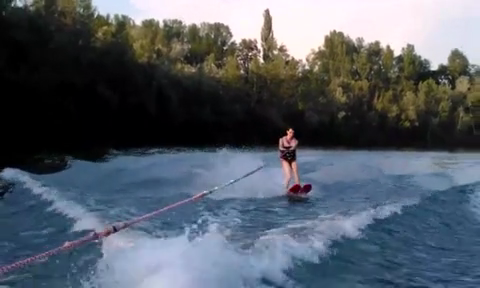
#> input picture frame 18 of scripts/example.avi, 480 x 288 px
$ python video_stab_mark2.py
#> lines starting #> are read from the running program, lines starting #| are printed output that depends on the picture
import cv2
import numpy as np
import pandas as pd

# filename = 'videos/D-1/DJI_0003.mp4'
filename = 'videos/D-1/example.avi'
smoothing_radius = 30

# Step 1 - Get previous to current frame transformation (dx, dy, da) for all frames
cap = cv2.VideoCapture(filename)
success, prev = cap.read()
#> prev is the input picture: shape (288, 480, 3); mean B, G, R 102.2, 92.3, 84.4
if not success:
    raise Exception('No frames found!')
prev_gray = cv2.cvtColor(prev, cv2.COLOR_BGR2GRAY)
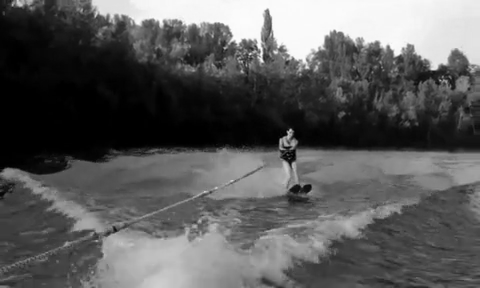
#> prev_gray: shape (288, 480); min 0, max 252, mean 91.1
last_transform = None
dx, dy, da = [], [], []
frames = 0
height = prev.shape[0]
#> height = 288
width = prev.shape[1]
#> width = 480
print(height)
#| 288
while (cap.isOpened()):
    success, cur = cap.read()
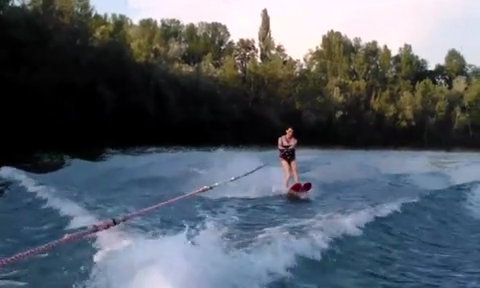
#> input picture frame 19 of scripts/example.avi, 480 x 288 px
#> cur is the input picture: shape (288, 480, 3); mean B, G, R 103.2, 93.3, 85.5
    print(success)
#| True
    if not success:
        break
    cur_gray = cv2.cvtColor(cur, cv2.COLOR_BGR2GRAY)
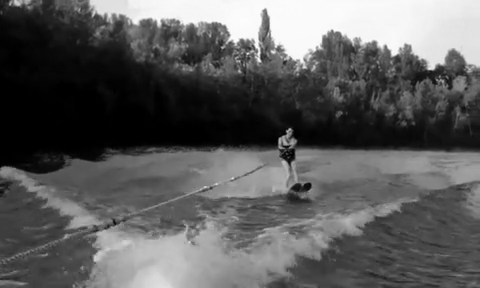
#> cur_gray: shape (288, 480); min 0, max 253, mean 92.1
    prev_corner = cv2.goodFeaturesToTrack(prev_gray, 200, 0.01, 30)
#> prev_corner = 66 rows, first 8: [290, 129], [249, 54], [334, 30], [267, 9], [12, 5], [292, 57], [98, 14], [394, 56]
    cur_corner, status, err = cv2.calcOpticalFlowPyrLK(prev_gray, cur_gray, prev_corner, np.array([]))
#> cur_corner = 66 rows, first 8: [289.1, 128.2], [246.5, 53.65], [331.5, 29.74], [264.7, 8.78], [9.47, 4.25], [289.6, 56.87], [95.63, 13.37], [391.3, 55.9]; status = 66 values, max 1 at index 0, min 0 at index 30, mean 0.985; err = 66 values, max 17.2 at index 12, min 0.00855 at index 30, mean 4.75
    prev_corner = [c for c, s in zip(prev_corner, status) if s[0]]
#> prev_corner = 65 items, first 6: [[290, 129]], [[249, 54]], [[334, 30]], [[267, 9]], [[12, 5]], [[292, 57]]
    cur_corner = [c for c, s in zip(cur_corner, status) if s[0]]
#> cur_corner = 65 items, first 6: [[289.1, 128.2]], [[246.5, 53.65]], [[331.5, 29.74]], [[264.7, 8.78]], [[9.47, 4.25]], [[289.6, 56.87]]
#> (the run stopped early here; a loop or call above may not have finished)

$ run again, starting later in the video
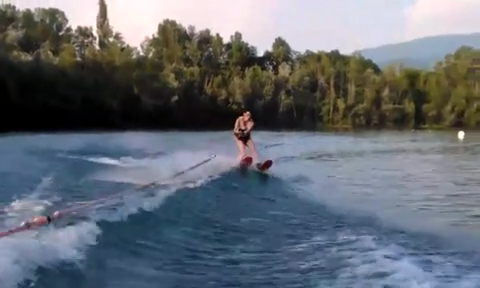
#> input picture frame 81 of scripts/example.avi, 480 x 288 px
#> prev is the input picture: shape (288, 480, 3); mean B, G, R 116.3, 107.6, 101.5
#| 288
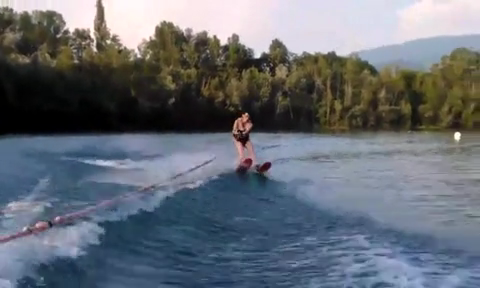
#> input picture frame 82 of scripts/example.avi, 480 x 288 px
#> cur is the input picture: shape (288, 480, 3); mean B, G, R 116.9, 108.6, 102.5
#| True
#> `cur_gray = cv2.cvtColor(cur, cv2.COLOR_BGR2GRAY)`:
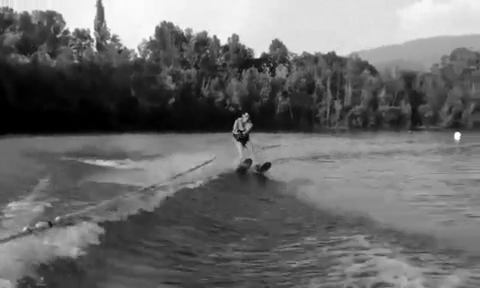
#> cur_gray: shape (288, 480); min 0, max 253, mean 107.6
#> `prev_corner = cv2.goodFeaturesToTrack(prev_gray, 200, 0.01, 30)`: prev_corner = 74 rows, first 8: [248, 112], [217, 34], [98, 48], [59, 33], [142, 53], [162, 23], [14, 6], [271, 161]
#> `cur_corner, status, err = cv2.calcOpticalFlowPyrLK(prev_gray, cur_gray..`: cur_corner = 74 rows, first 8: [246.5, 113.4], [214.2, 35.97], [95.49, 50.3], [56.51, 35.49], [139.3, 55.32], [159.2, 25.07], [11.49, 8.66], [269.8, 162.9]; status = 74 values from 1 to 1; err = 74 values, max 20.95 at index 30, min 0.563 at index 41, mean 4.58
#> `prev_corner = [c for c, s in zip(prev_corner, status) if s[0]]`: prev_corner = 74 items, first 6: [[248, 112]], [[217, 34]], [[98, 48]], [[59, 33]], [[142, 53]], [[162, 23]]
#> `cur_corner = [c for c, s in zip(cur_corner, status) if s[0]]`: cur_corner = 74 items, first 6: [[246.5, 113.4]], [[214.2, 35.97]], [[95.49, 50.3]], [[56.51, 35.49]], [[139.3, 55.32]], [[159.2, 25.07]]

$ run again, starting later in the video
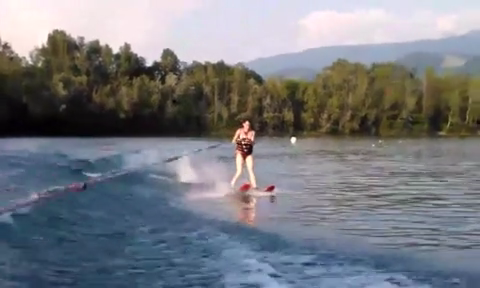
#> input picture frame 144 of scripts/example.avi, 480 x 288 px
#> prev is the input picture: shape (288, 480, 3); mean B, G, R 128.7, 122.6, 119.9
#| 288
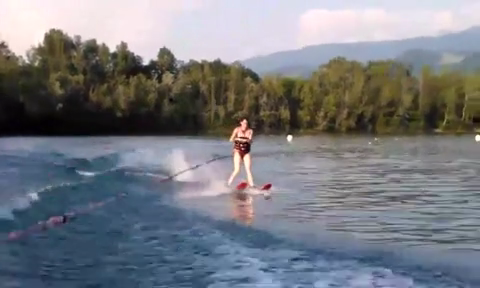
#> input picture frame 145 of scripts/example.avi, 480 x 288 px
#> cur is the input picture: shape (288, 480, 3); mean B, G, R 128.5, 122.6, 119.7
#| True
#> `cur_gray = cv2.cvtColor(cur, cv2.COLOR_BGR2GRAY)`:
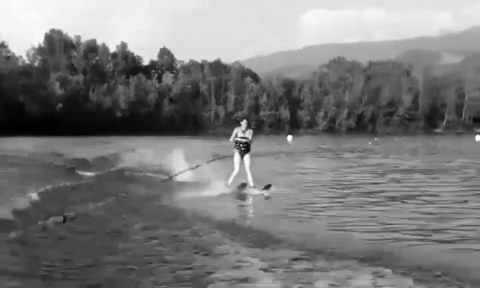
#> cur_gray: shape (288, 480); min 1, max 253, mean 122.3
#> `prev_corner = cv2.goodFeaturesToTrack(prev_gray, 200, 0.01, 30)`: prev_corner = 66 rows, first 8: [247, 122], [292, 137], [273, 186], [6, 43], [125, 43], [43, 46], [250, 156], [203, 63]
#> `cur_corner, status, err = cv2.calcOpticalFlowPyrLK(prev_gray, cur_gray..`: cur_corner = 66 rows, first 8: [244.6, 120.5], [288.3, 135], [269.7, 184.5], [2.56, 42.1], [121.7, 41.77], [39.57, 45.26], [247.6, 154.5], [199.7, 61.55]; status = 66 values, max 1 at index 0, min 0 at index 60, mean 0.985; err = 66 values, max 17.04 at index 24, min 0.00111 at index 60, mean 4.88
#> `prev_corner = [c for c, s in zip(prev_corner, status) if s[0]]`: prev_corner = 65 items, first 6: [[247, 122]], [[292, 137]], [[273, 186]], [[6, 43]], [[125, 43]], [[43, 46]]
#> `cur_corner = [c for c, s in zip(cur_corner, status) if s[0]]`: cur_corner = 65 items, first 6: [[244.6, 120.5]], [[288.3, 135]], [[269.7, 184.5]], [[2.56, 42.1]], [[121.7, 41.77]], [[39.57, 45.26]]
